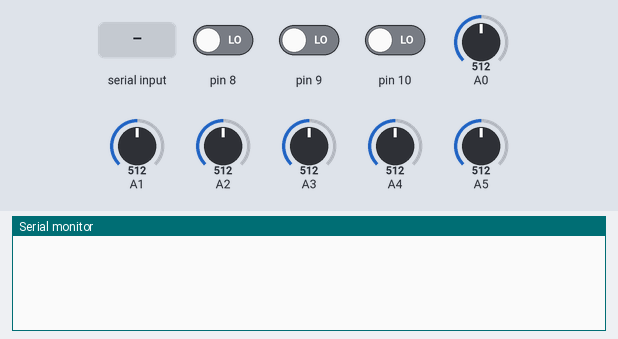
The sketch below on a simulated Arduino Uno, built with avr-gcc and run on an emulated ATmega328P. On the bench: the last lines printed to the serial monitor. Inputs (shaded band) come from the test bench; at power-on: pin 8 LOW, pin 9 LOW, pin 10 LOW, A0 = 512, A1 = 512, A2 = 512, A3 = 512, A4 = 512, A5 = 512.

Above: at 1.2 s.
1.3 s: "?" received over Serial
At 1.9 s:
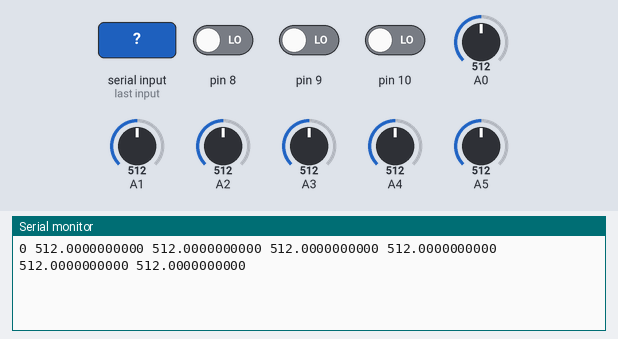
2.8 s: "1" received over Serial
At 4.2 s:
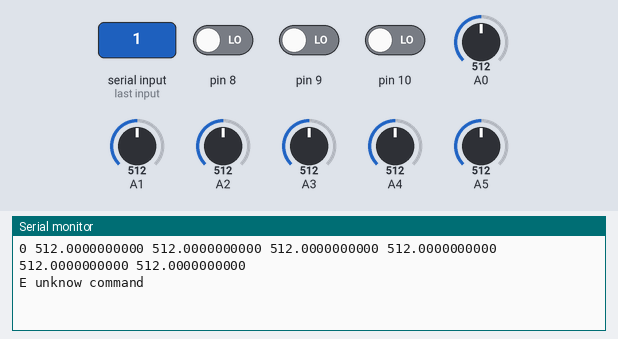

Measured:
- after the input at 1.3 s, the serial monitor: prints a new line at once (image 1)
- after the input at 2.8 s, the serial monitor: prints a new line at once (image 2)

The sketch:

serduino.pde
```cpp
// (licence header left out)
#define SIZE_A  30

// array for average values of sensors
int avals[6][SIZE_A];
double asums[6];
int avals_index = 0;

void setup()
{
 // must switch to external reference
 analogReference(EXTERNAL);

 Serial.begin(9600);

 int i;

 for (i = 8; i < 11; i++)
  pinMode(i, INPUT);
 // fill sensor array
 for (i = 0; i < 6; i++)
 {
  asums[i] = 0;
 }
 for (i=0; i < SIZE_A; i++)
 {
  for (int j = 0; j < 6; j++)
  {
   avals[j][i] = analogRead(j);
   asums[j] += avals[j][i];
  }
 }
 avals_index = 0;
}

void sendSensor()
{
 int sensorValue = 0;
 int i;
 for (i = 8; i < 11; i++)
 {
  sensorValue = sensorValue << 1;
  sensorValue |= digitalRead(i);
 }
 Serial.print(sensorValue, DEC);
 Serial.print(" ");

 for (i = 0; i < 6; i++)
 {

  Serial.print(asums[i] / SIZE_A, DEC);
  Serial.print(" ");
 }
 Serial.println(" ");
}

void loop()
{
 if (Serial.available())
 {
  char ch = Serial.read();
  switch (ch)
  {
   case '?':
    sendSensor();
    break;
   default:
    Serial.println("E unknow command");
  }
 }
 for (int i = 0; i < 6; i++)
 {
  asums[i] -= avals[i][avals_index];
  int r = analogRead(i);
  avals[i][avals_index] = r;
  asums[i] += r;
 }
 avals_index ++;
 avals_index %= SIZE_A;
}
```
